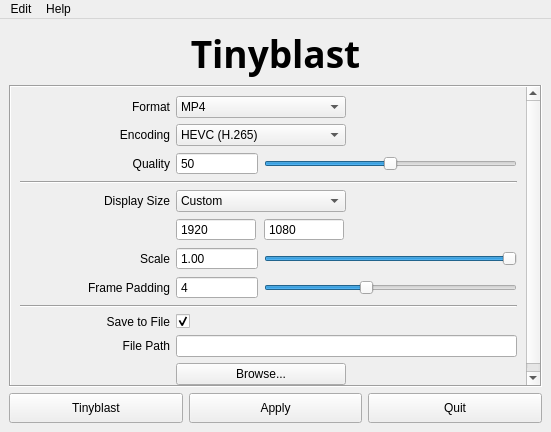
<?xml version="1.0" encoding="UTF-8"?>
<ui version="4.0">
 <class>TinyblastOptions</class>
 <widget class="QMainWindow" name="TinyblastOptions">
  <property name="geometry">
   <rect>
    <x>0</x>
    <y>0</y>
    <width>551</width>
    <height>432</height>
   </rect>
  </property>
  <property name="windowTitle">
   <string>Tinyblast Options</string>
  </property>
  <widget class="QWidget" name="centralwidget">
   <layout class="QVBoxLayout" name="verticalLayout">
    <item>
     <widget class="QLabel" name="Title">
      <property name="font">
       <font>
        <family>Dubai</family>
        <pointsize>28</pointsize>
        <bold>true</bold>
       </font>
      </property>
      <property name="text">
       <string>Tinyblast</string>
      </property>
      <property name="alignment">
       <set>Qt::AlignmentFlag::AlignCenter</set>
      </property>
     </widget>
    </item>
    <item>
     <widget class="QScrollArea" name="scrollArea">
      <property name="frameShape">
       <enum>QFrame::Shape::Box</enum>
      </property>
      <property name="frameShadow">
       <enum>QFrame::Shadow::Sunken</enum>
      </property>
      <property name="sizeAdjustPolicy">
       <enum>QAbstractScrollArea::SizeAdjustPolicy::AdjustIgnored</enum>
      </property>
      <property name="widgetResizable">
       <bool>true</bool>
      </property>
      <widget class="QWidget" name="scrollAreaWidgetContents">
       <property name="geometry">
        <rect>
         <x>0</x>
         <y>0</y>
         <width>533</width>
         <height>296</height>
        </rect>
       </property>
       <layout class="QVBoxLayout" name="verticalLayout_3">
        <item>
         <layout class="QGridLayout" name="gridLayout">
          <item row="10" column="0">
           <widget class="QLabel" name="filePathLabel">
            <property name="text">
             <string>File Path</string>
            </property>
            <property name="alignment">
             <set>Qt::AlignmentFlag::AlignRight|Qt::AlignmentFlag::AlignTrailing|Qt::AlignmentFlag::AlignVCenter</set>
            </property>
           </widget>
          </item>
          <item row="2" column="2" colspan="2">
           <widget class="QSlider" name="qualitySlider">
            <property name="maximum">
             <number>100</number>
            </property>
            <property name="sliderPosition">
             <number>50</number>
            </property>
            <property name="orientation">
             <enum>Qt::Orientation::Horizontal</enum>
            </property>
           </widget>
          </item>
          <item row="5" column="3">
           <widget class="QLabel" name="blankLabel">
            <property name="text">
             <string/>
            </property>
           </widget>
          </item>
          <item row="8" column="0" colspan="4">
           <widget class="Line" name="line_01">
            <property name="orientation">
             <enum>Qt::Orientation::Horizontal</enum>
            </property>
           </widget>
          </item>
          <item row="1" column="0">
           <widget class="QLabel" name="encodingLabel">
            <property name="text">
             <string>Encoding</string>
            </property>
            <property name="alignment">
             <set>Qt::AlignmentFlag::AlignRight|Qt::AlignmentFlag::AlignTrailing|Qt::AlignmentFlag::AlignVCenter</set>
            </property>
           </widget>
          </item>
          <item row="4" column="1" colspan="2">
           <widget class="QComboBox" name="displaySizeComboBox">
            <property name="minimumSize">
             <size>
              <width>170</width>
              <height>0</height>
             </size>
            </property>
            <property name="maximumSize">
             <size>
              <width>170</width>
              <height>16777215</height>
             </size>
            </property>
            <item>
             <property name="text">
              <string>Custom</string>
             </property>
            </item>
            <item>
             <property name="text">
              <string>From Render Settings</string>
             </property>
            </item>
           </widget>
          </item>
          <item row="4" column="0">
           <widget class="QLabel" name="displaySizeLabel">
            <property name="text">
             <string>Display Size</string>
            </property>
            <property name="alignment">
             <set>Qt::AlignmentFlag::AlignRight|Qt::AlignmentFlag::AlignTrailing|Qt::AlignmentFlag::AlignVCenter</set>
            </property>
           </widget>
          </item>
          <item row="9" column="1">
           <widget class="QCheckBox" name="saveToFileCheckBox">
            <property name="text">
             <string/>
            </property>
            <property name="checked">
             <bool>true</bool>
            </property>
            <property name="tristate">
             <bool>false</bool>
            </property>
           </widget>
          </item>
          <item row="10" column="1" colspan="3">
           <widget class="QLineEdit" name="filePathTextBox"/>
          </item>
          <item row="7" column="2" colspan="2">
           <widget class="QSlider" name="framePaddingSlider">
            <property name="maximum">
             <number>10</number>
            </property>
            <property name="sliderPosition">
             <number>4</number>
            </property>
            <property name="orientation">
             <enum>Qt::Orientation::Horizontal</enum>
            </property>
           </widget>
          </item>
          <item row="7" column="0">
           <widget class="QLabel" name="framePaddingLabel">
            <property name="text">
             <string>Frame Padding</string>
            </property>
            <property name="alignment">
             <set>Qt::AlignmentFlag::AlignRight|Qt::AlignmentFlag::AlignTrailing|Qt::AlignmentFlag::AlignVCenter</set>
            </property>
           </widget>
          </item>
          <item row="6" column="2" colspan="2">
           <widget class="QSlider" name="scaleSlider">
            <property name="maximum">
             <number>1000</number>
            </property>
            <property name="value">
             <number>1000</number>
            </property>
            <property name="sliderPosition">
             <number>1000</number>
            </property>
            <property name="orientation">
             <enum>Qt::Orientation::Horizontal</enum>
            </property>
           </widget>
          </item>
          <item row="9" column="0">
           <widget class="QLabel" name="saveToFileLabel">
            <property name="text">
             <string>Save to File</string>
            </property>
            <property name="alignment">
             <set>Qt::AlignmentFlag::AlignRight|Qt::AlignmentFlag::AlignTrailing|Qt::AlignmentFlag::AlignVCenter</set>
            </property>
           </widget>
          </item>
          <item row="6" column="0">
           <widget class="QLabel" name="scaleLabel">
            <property name="text">
             <string>Scale</string>
            </property>
            <property name="alignment">
             <set>Qt::AlignmentFlag::AlignRight|Qt::AlignmentFlag::AlignTrailing|Qt::AlignmentFlag::AlignVCenter</set>
            </property>
           </widget>
          </item>
          <item row="0" column="0">
           <widget class="QLabel" name="formattingLabel">
            <property name="minimumSize">
             <size>
              <width>150</width>
              <height>0</height>
             </size>
            </property>
            <property name="maximumSize">
             <size>
              <width>150</width>
              <height>16777215</height>
             </size>
            </property>
            <property name="text">
             <string>Format</string>
            </property>
            <property name="alignment">
             <set>Qt::AlignmentFlag::AlignRight|Qt::AlignmentFlag::AlignTrailing|Qt::AlignmentFlag::AlignVCenter</set>
            </property>
           </widget>
          </item>
          <item row="3" column="0" colspan="4">
           <widget class="Line" name="line_00">
            <property name="orientation">
             <enum>Qt::Orientation::Horizontal</enum>
            </property>
           </widget>
          </item>
          <item row="2" column="0">
           <widget class="QLabel" name="qualityLabel">
            <property name="text">
             <string>Quality</string>
            </property>
            <property name="alignment">
             <set>Qt::AlignmentFlag::AlignRight|Qt::AlignmentFlag::AlignTrailing|Qt::AlignmentFlag::AlignVCenter</set>
            </property>
           </widget>
          </item>
          <item row="6" column="1">
           <widget class="QDoubleSpinBox" name="scaleSpinBox">
            <property name="buttonSymbols">
             <enum>QAbstractSpinBox::ButtonSymbols::NoButtons</enum>
            </property>
            <property name="correctionMode">
             <enum>QAbstractSpinBox::CorrectionMode::CorrectToNearestValue</enum>
            </property>
            <property name="maximum">
             <double>1.000000000000000</double>
            </property>
            <property name="value">
             <double>1.000000000000000</double>
            </property>
           </widget>
          </item>
          <item row="2" column="1">
           <widget class="QSpinBox" name="qualitySpinBox">
            <property name="buttonSymbols">
             <enum>QAbstractSpinBox::ButtonSymbols::NoButtons</enum>
            </property>
            <property name="correctionMode">
             <enum>QAbstractSpinBox::CorrectionMode::CorrectToNearestValue</enum>
            </property>
            <property name="minimum">
             <number>0</number>
            </property>
            <property name="maximum">
             <number>100</number>
            </property>
            <property name="value">
             <number>50</number>
            </property>
           </widget>
          </item>
          <item row="7" column="1">
           <widget class="QSpinBox" name="framePaddingSpinBox">
            <property name="buttonSymbols">
             <enum>QAbstractSpinBox::ButtonSymbols::NoButtons</enum>
            </property>
            <property name="correctionMode">
             <enum>QAbstractSpinBox::CorrectionMode::CorrectToNearestValue</enum>
            </property>
            <property name="maximum">
             <number>10</number>
            </property>
            <property name="value">
             <number>4</number>
            </property>
           </widget>
          </item>
          <item row="5" column="1">
           <widget class="QSpinBox" name="widthSpinBox">
            <property name="enabled">
             <bool>true</bool>
            </property>
            <property name="maximumSize">
             <size>
              <width>80</width>
              <height>16777215</height>
             </size>
            </property>
            <property name="buttonSymbols">
             <enum>QAbstractSpinBox::ButtonSymbols::NoButtons</enum>
            </property>
            <property name="correctionMode">
             <enum>QAbstractSpinBox::CorrectionMode::CorrectToNearestValue</enum>
            </property>
            <property name="maximum">
             <number>999999999</number>
            </property>
            <property name="value">
             <number>1920</number>
            </property>
           </widget>
          </item>
          <item row="5" column="2">
           <widget class="QSpinBox" name="heightSpinBox">
            <property name="enabled">
             <bool>true</bool>
            </property>
            <property name="maximumSize">
             <size>
              <width>80</width>
              <height>16777215</height>
             </size>
            </property>
            <property name="buttonSymbols">
             <enum>QAbstractSpinBox::ButtonSymbols::NoButtons</enum>
            </property>
            <property name="maximum">
             <number>999999999</number>
            </property>
            <property name="value">
             <number>1080</number>
            </property>
           </widget>
          </item>
          <item row="11" column="1" colspan="2">
           <widget class="QPushButton" name="browseButton">
            <property name="text">
             <string>Browse...</string>
            </property>
           </widget>
          </item>
          <item row="1" column="1" colspan="2">
           <widget class="QComboBox" name="encodingComboBox">
            <property name="minimumSize">
             <size>
              <width>0</width>
              <height>0</height>
             </size>
            </property>
            <property name="maximumSize">
             <size>
              <width>16777215</width>
              <height>16777215</height>
             </size>
            </property>
            <item>
             <property name="text">
              <string>HEVC (H.265)</string>
             </property>
            </item>
            <item>
             <property name="text">
              <string>H.264</string>
             </property>
            </item>
            <item>
             <property name="text">
              <string>AV1</string>
             </property>
            </item>
            <item>
             <property name="text">
              <string>MPEG-4</string>
             </property>
            </item>
            <item>
             <property name="text">
              <string>VP9</string>
             </property>
            </item>
           </widget>
          </item>
          <item row="0" column="1" colspan="2">
           <widget class="QComboBox" name="formattingComboBox">
            <property name="minimumSize">
             <size>
              <width>0</width>
              <height>0</height>
             </size>
            </property>
            <property name="maximumSize">
             <size>
              <width>16777215</width>
              <height>16777215</height>
             </size>
            </property>
            <property name="statusTip">
             <string/>
            </property>
            <property name="whatsThis">
             <string/>
            </property>
            <property name="accessibleName">
             <string/>
            </property>
            <property name="accessibleDescription">
             <string/>
            </property>
            <item>
             <property name="text">
              <string>MP4</string>
             </property>
            </item>
            <item>
             <property name="text">
              <string>MKV</string>
             </property>
            </item>
            <item>
             <property name="text">
              <string>MOV</string>
             </property>
            </item>
            <item>
             <property name="text">
              <string>AVI</string>
             </property>
            </item>
            <item>
             <property name="text">
              <string>WebM</string>
             </property>
            </item>
           </widget>
          </item>
         </layout>
        </item>
       </layout>
      </widget>
     </widget>
    </item>
    <item>
     <layout class="QHBoxLayout" name="buttonsLayout">
      <item>
       <widget class="QPushButton" name="tinyblastButton">
        <property name="minimumSize">
         <size>
          <width>0</width>
          <height>30</height>
         </size>
        </property>
        <property name="text">
         <string>Tinyblast</string>
        </property>
       </widget>
      </item>
      <item>
       <widget class="QPushButton" name="applyButton">
        <property name="minimumSize">
         <size>
          <width>0</width>
          <height>30</height>
         </size>
        </property>
        <property name="text">
         <string>Apply</string>
        </property>
       </widget>
      </item>
      <item>
       <widget class="QPushButton" name="quitButton">
        <property name="minimumSize">
         <size>
          <width>0</width>
          <height>30</height>
         </size>
        </property>
        <property name="text">
         <string>Quit</string>
        </property>
       </widget>
      </item>
     </layout>
    </item>
   </layout>
  </widget>
  <widget class="QMenuBar" name="menubar">
   <property name="geometry">
    <rect>
     <x>0</x>
     <y>0</y>
     <width>551</width>
     <height>20</height>
    </rect>
   </property>
   <widget class="QMenu" name="menuFile">
    <property name="title">
     <string>Edit</string>
    </property>
    <addaction name="actionSave_Settings"/>
    <addaction name="actionReset_Settings"/>
   </widget>
   <widget class="QMenu" name="menuHelp">
    <property name="title">
     <string>Help</string>
    </property>
    <addaction name="actionHelp_on_Tinyblas_Options"/>
   </widget>
   <addaction name="menuFile"/>
   <addaction name="menuHelp"/>
  </widget>
  <action name="actionSave_Settings">
   <property name="text">
    <string>(TODO) Save Settings</string>
   </property>
  </action>
  <action name="actionReset_Settings">
   <property name="text">
    <string>(TODO) Reset Settings</string>
   </property>
  </action>
  <action name="actionHelp_on_Tinyblas_Options">
   <property name="text">
    <string>(TODO) Help on Tinyblast Options</string>
   </property>
  </action>
 </widget>
 <resources/>
 <connections/>
</ui>
